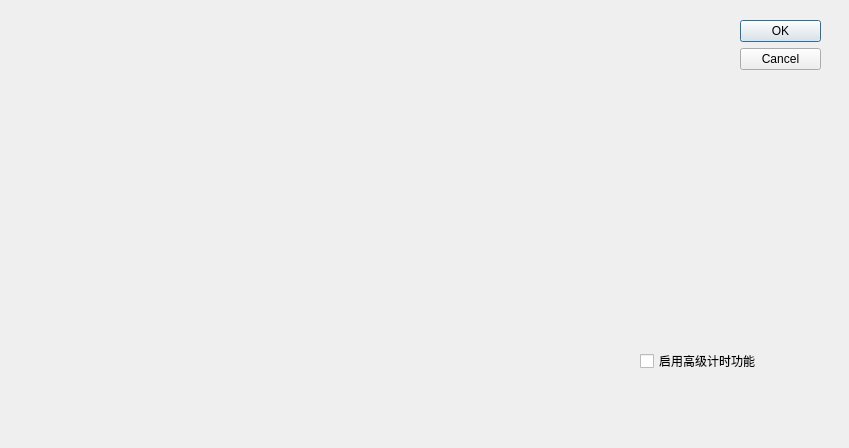
<?xml version="1.0" encoding="UTF-8"?>
<ui version="4.0">
 <class>Loadwindow</class>
 <widget class="QDialog" name="Loadwindow">
  <property name="geometry">
   <rect>
    <x>0</x>
    <y>0</y>
    <width>849</width>
    <height>448</height>
   </rect>
  </property>
  <property name="windowTitle">
   <string>选择加载项</string>
  </property>
  <widget class="QDialogButtonBox" name="buttonBox">
   <property name="geometry">
    <rect>
     <x>740</x>
     <y>20</y>
     <width>81</width>
     <height>241</height>
    </rect>
   </property>
   <property name="orientation">
    <enum>Qt::Vertical</enum>
   </property>
   <property name="standardButtons">
    <set>QDialogButtonBox::Cancel|QDialogButtonBox::Ok</set>
   </property>
  </widget>
  <widget class="QCheckBox" name="checkBox">
   <property name="geometry">
    <rect>
     <x>640</x>
     <y>350</y>
     <width>181</width>
     <height>22</height>
    </rect>
   </property>
   <property name="text">
    <string>启用高级计时功能</string>
   </property>
  </widget>
 </widget>
 <resources/>
 <connections>
  <connection>
   <sender>buttonBox</sender>
   <signal>accepted()</signal>
   <receiver>Loadwindow</receiver>
   <slot>accept()</slot>
   <hints>
    <hint type="sourcelabel">
     <x>248</x>
     <y>254</y>
    </hint>
    <hint type="destinationlabel">
     <x>157</x>
     <y>274</y>
    </hint>
   </hints>
  </connection>
  <connection>
   <sender>buttonBox</sender>
   <signal>rejected()</signal>
   <receiver>Loadwindow</receiver>
   <slot>reject()</slot>
   <hints>
    <hint type="sourcelabel">
     <x>316</x>
     <y>260</y>
    </hint>
    <hint type="destinationlabel">
     <x>286</x>
     <y>274</y>
    </hint>
   </hints>
  </connection>
 </connections>
</ui>
